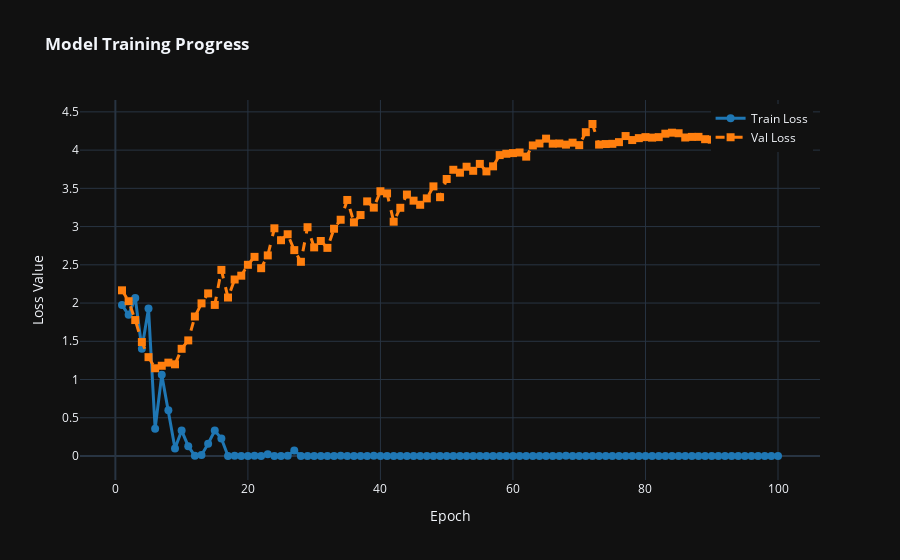

The cell this chart's notebook holds for it:
### Code cell
#######################################
## Drawing Train and Val loss curves ##
#######################################

def plot_train_val_loss_curves(epochs, train_loss_list, val_loss_list):
    import plotly.graph_objects as pgo
    import numpy as np
    
    # 1. Define the X-axis (epochs)
    epoch_axis = np.arange(1, epochs + 1, 1)

    fig = pgo.Figure()

    # 2. Add Training Loss
    fig.add_trace(pgo.Scatter(
        x=epoch_axis,
        y=train_loss_list,
        mode='lines+markers',
        name='Train Loss',
        line=dict(color='#1f77b4', width=3),
        marker=dict(size=8)
    ))

    # 3. Add Validation Loss
    fig.add_trace(pgo.Scatter(
        x=epoch_axis,
        y=val_loss_list,
        mode='lines+markers',
        name='Val Loss',
        line=dict(color='#ff7f0e', width=3, dash='dash'),
        marker=dict(size=8, symbol='square')
    ))

    # 4. Layout & Styling
    fig.update_layout(
        title='<b>Model Training Progress</b>',
        xaxis_title='Epoch',
        yaxis_title='Loss Value',
        template='plotly_dark', # Clean dark background
        hovermode='x unified',   # Shows both values on hover
        legend=dict(yanchor="top", y=0.99, xanchor="right", x=0.99)
    )

    fig.show()
    
plot_train_val_loss_curves(epochs, train_loss_list, val_loss_list)

### Figure 1 — Plotly figure (JSON) as saved in the notebook; plotly's stock layout.template omitted (floating-point values rounded to 4 significant figures)
{"data": [{"line": {"color": "#1f77b4", "width": 3}, "marker": {"size": 8}, "mode": "lines+markers", "name": "Train Loss", "type": "scatter", "x": [1, 2, 3, 4, 5, 6, 7, 8, 9, 10, 11, 12, 13, 14, 15, 16, 17, 18, 19, 20, 21, 22, 23, 24, 25, 26, 27, 28, 29, 30, 31, 32, 33, 34, 35, 36, 37, 38, 39, 40, 41, 42, 43, 44, 45, 46, 47, 48, 49, 50, 51, 52, 53, 54, 55, 56, 57, 58, 59, 60, 61, 62, 63, 64, 65, 66, 67, 68, 69, 70, 71, 72, 73, 74, 75, 76, 77, 78, 79, 80, 81, 82, 83, 84, 85, 86, 87, 88, 89, 90, 91, 92, 93, 94, 95, 96, 97, 98, 99, 100], "y": [1.974, 1.845, 2.067, 1.403, 1.929, 0.3569, 1.061, 0.5975, 0.09713, 0.3324, 0.1281, 0.002516, 0.01356, 0.1604, 0.3318, 0.23, 0.001128, 0.001787, 0.0003683, 0.0008281, 0.003044, 0.0001613, 0.0239, 2.554e-06, 0.0001326, 0.004601, 0.07043, 4.473e-05, 2.469e-06, 0.0001904, 8.174e-06, 1.853e-05, 7.651e-05, 0.002292, 4.053e-06, 0.0003712, 1.482e-06, 3.026e-05, 0.002257, 5.109e-08, 0.001336, 3.747e-07, 1.757e-05, 2.044e-07, 5.109e-08, 8.055e-06, 3.065e-07, 1.473e-05, 0, 3.768e-05, 3.082e-06, 1.192e-07, 5.109e-08, 6.884e-05, 1.771e-06, 0, 0, 0, 2.384e-07, 0, 1.873e-07, 1.533e-07, 6.642e-07, 3.406e-07, 0, 0, 5.109e-08, 0.00311, 0, 5.364e-06, 8.515e-08, 1.703e-08, 0, 1.873e-07, 0, 4.598e-07, 1.022e-07, 0, 0, 0, 3.048e-06, 1.703e-08, 1.941e-06, 0, 0, 3.406e-08, 1.703e-08, 8.174e-07, 3.065e-07, 0, 6.812e-08, 0, 1.703e-08, 1.022e-07, 8.515e-08, 0, 0, 0, 0, 0]}, {"line": {"color": "#ff7f0e", "dash": "dash", "width": 3}, "marker": {"size": 8, "symbol": "square"}, "mode": "lines+markers", "name": "Val Loss", "type": "scatter", "x": [1, 2, 3, 4, 5, 6, 7, 8, 9, 10, 11, 12, 13, 14, 15, 16, 17, 18, 19, 20, 21, 22, 23, 24, 25, 26, 27, 28, 29, 30, 31, 32, 33, 34, 35, 36, 37, 38, 39, 40, 41, 42, 43, 44, 45, 46, 47, 48, 49, 50, 51, 52, 53, 54, 55, 56, 57, 58, 59, 60, 61, 62, 63, 64, 65, 66, 67, 68, 69, 70, 71, 72, 73, 74, 75, 76, 77, 78, 79, 80, 81, 82, 83, 84, 85, 86, 87, 88, 89, 90, 91, 92, 93, 94, 95, 96, 97, 98, 99, 100], "y": [2.167, 2.024, 1.778, 1.49, 1.293, 1.147, 1.18, 1.221, 1.199, 1.402, 1.512, 1.824, 1.996, 2.126, 1.976, 2.433, 2.073, 2.308, 2.358, 2.5, 2.604, 2.456, 2.623, 2.977, 2.821, 2.9, 2.692, 2.539, 2.992, 2.728, 2.811, 2.722, 2.972, 3.09, 3.348, 3.056, 3.151, 3.329, 3.248, 3.462, 3.434, 3.064, 3.246, 3.419, 3.339, 3.285, 3.369, 3.526, 3.384, 3.622, 3.743, 3.705, 3.783, 3.729, 3.819, 3.722, 3.788, 3.935, 3.952, 3.961, 3.969, 3.915, 4.061, 4.087, 4.15, 4.084, 4.086, 4.072, 4.097, 4.065, 4.234, 4.341, 4.072, 4.079, 4.082, 4.104, 4.184, 4.131, 4.157, 4.17, 4.163, 4.169, 4.215, 4.228, 4.22, 4.165, 4.173, 4.173, 4.143, 4.137, 4.141, 4.144, 4.165, 4.176, 4.193, 4.199, 4.23, 4.232, 4.227, 4.204]}], "layout": {"hovermode": "x unified", "legend": {"x": 0.99, "xanchor": "right", "y": 0.99, "yanchor": "top"}, "title": {"text": "<b>Model Training Progress</b>"}, "xaxis": {"title": {"text": "Epoch"}}, "yaxis": {"title": {"text": "Loss Value"}}}}
